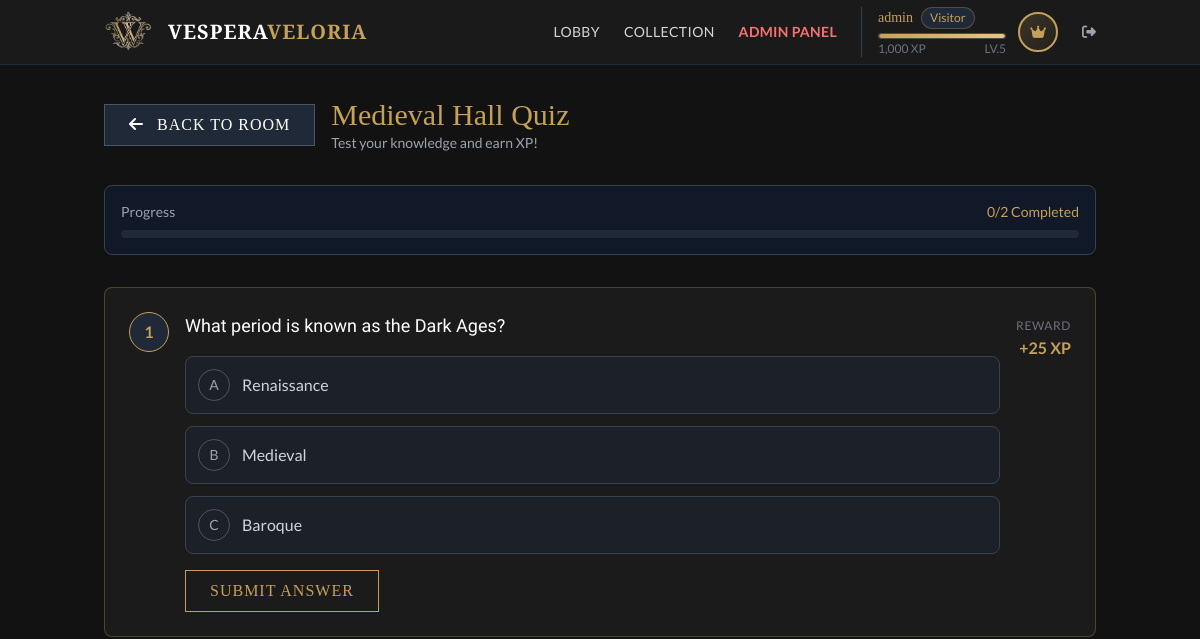
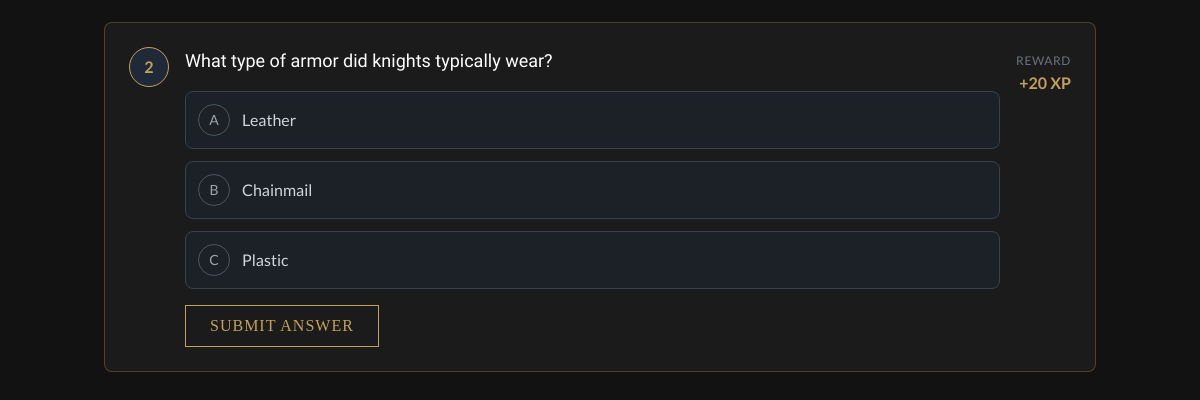
Before: /public/lobby/quiz.php?room_id=1 (signed in) with the older database file (2 pictures, top to bottom).
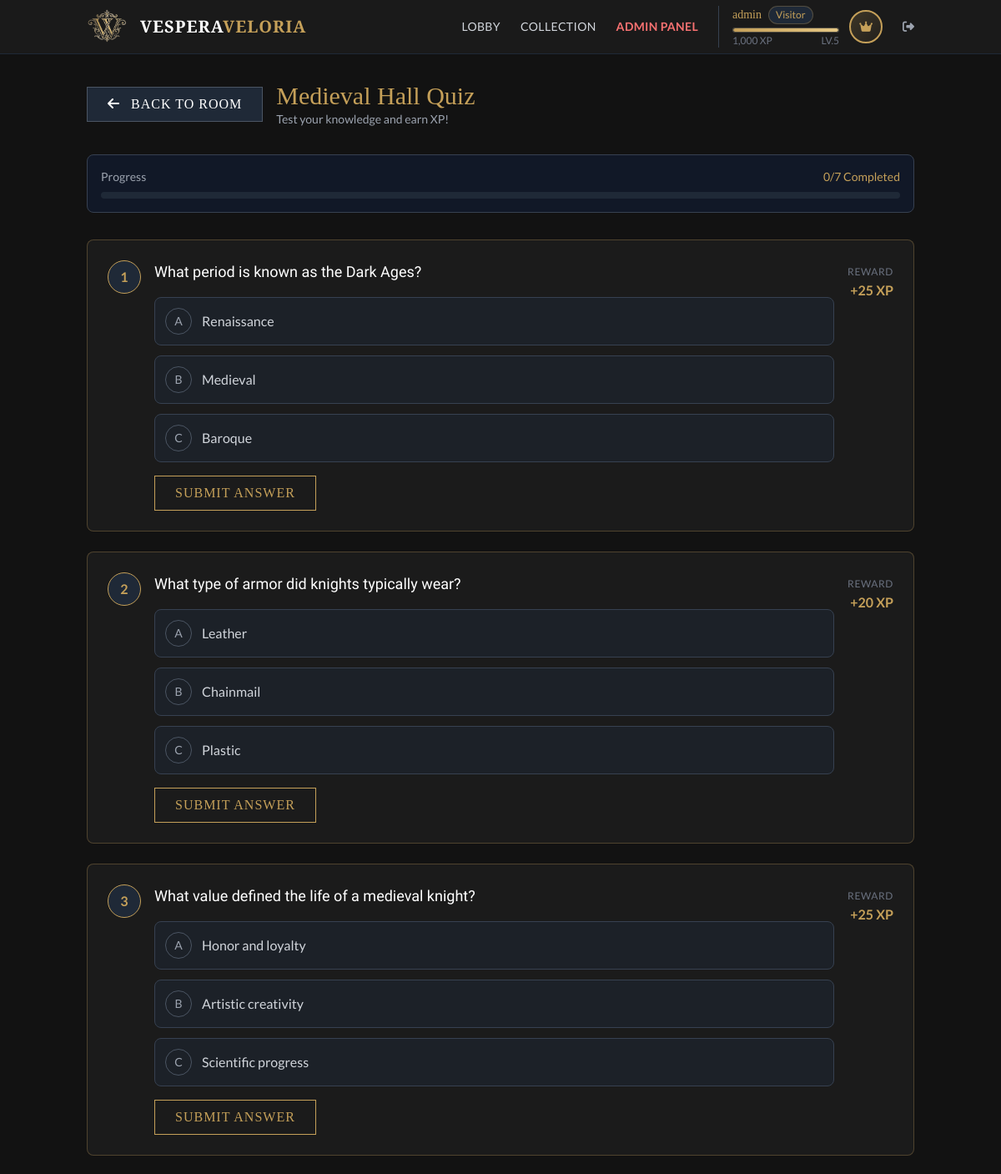
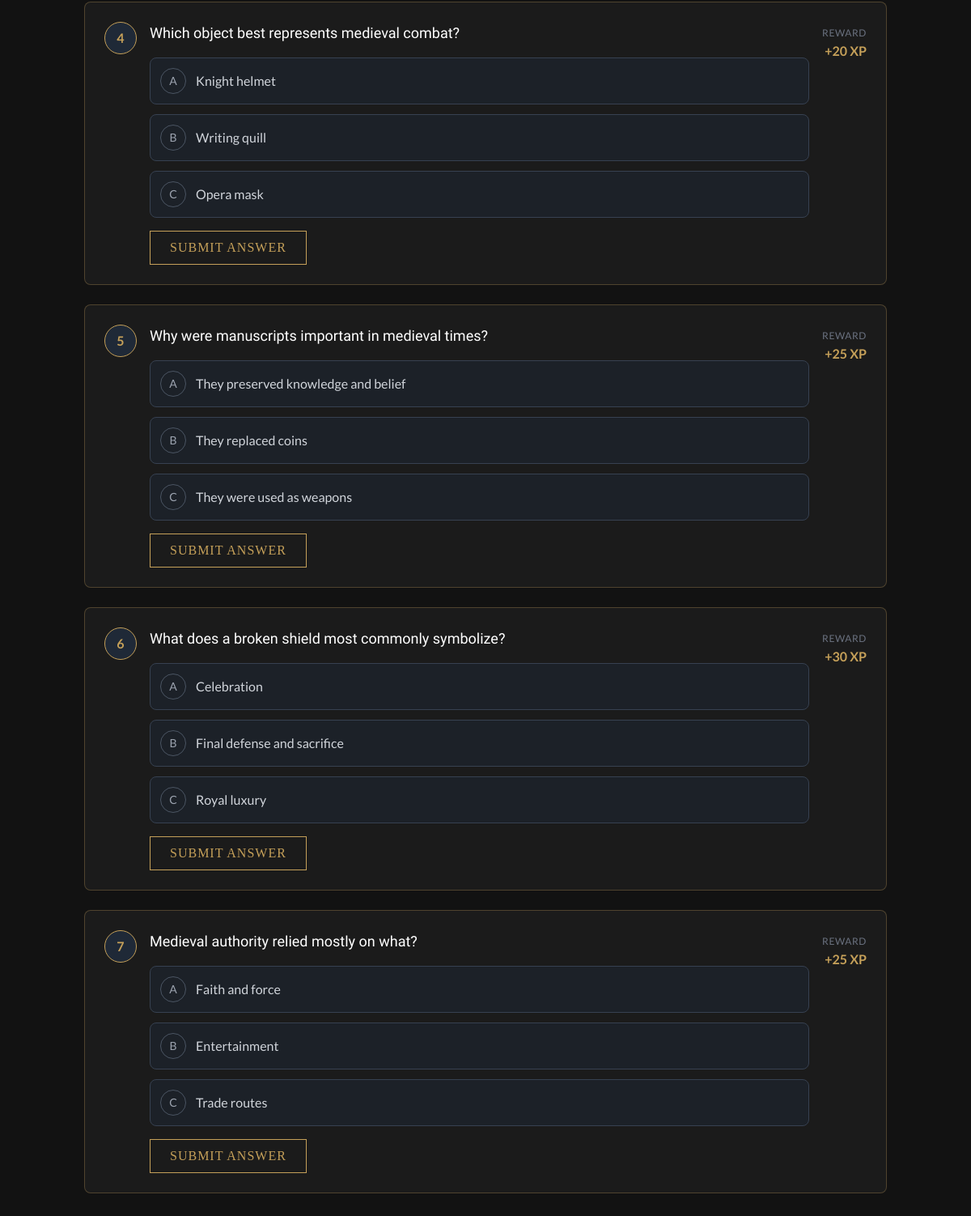
After: the same page with the newer database file (2 pictures, top to bottom).
### tables this page shows
CREATE TABLE `rooms` (
  `id` int(11) NOT NULL,
  `name` varchar(100) NOT NULL,
  `description` text DEFAULT NULL,
  `min_level` int(11) DEFAULT 1,
  `image_url` varchar(255) DEFAULT NULL,
  `hidden_artifact_name` varchar(100) DEFAULT NULL,
  `hidden_artifact_desc` text DEFAULT NULL,
  `hidden_artifact_image` varchar(255) DEFAULT NULL,
  `hidden_artifact_xp` int(11) DEFAULT 100,
  `professor_dialogs` text DEFAULT NULL,
  `chest_position_top` varchar(10) DEFAULT '70%',
  `chest_position_left` varchar(10) DEFAULT '85%'
);

CREATE TABLE `quizzes` (
  `id` int(11) NOT NULL,
  `room_id` int(11) DEFAULT NULL,
  `question` text NOT NULL,
  `option_a` varchar(255) DEFAULT NULL,
  `option_b` varchar(255) DEFAULT NULL,
  `option_c` varchar(255) DEFAULT NULL,
  `correct_option` char(1) DEFAULT NULL,
  `xp_reward` int(11) DEFAULT 20
);

### app/Models/Room.php (called while the page is built, shortened)
<?php
class Room {
    public static function findById($conn, $id) {
        $stmt = $conn->prepare("SELECT * FROM rooms WHERE id = ?");
        $stmt->bind_param("i", $id);
        $stmt->execute();
        return $stmt->get_result()->fetch_assoc();
    }
}

### app/Models/Quiz.php (called while the page is built, shortened)
<?php
class Quiz {
    public static function getForUser($conn, $roomId, $userId) {
        $sql = "SELECT q.*,
                (SELECT COUNT(*) FROM user_quizzes WHERE user_id = ? AND quiz_id = q.id) as is_answered,
                (SELECT is_correct FROM user_quizzes WHERE user_id = ? AND quiz_id = q.id LIMIT 1) as user_is_correct
                FROM quizzes q WHERE q.room_id = ? ORDER BY q.id";
        $stmt = $conn->prepare($sql);
        $stmt->bind_param("iii", $userId, $userId, $roomId);
        $stmt->execute();
        $result = $stmt->get_result();
        $quizzes = [];
        while ($row = $result->fetch_assoc()) {
            $quizzes[] = $row;
        }
        return $quizzes;
    }
}

### public/lobby/quiz.php (the view, shortened to what this page needs)
<?php
require_once '../../app/Config/database.php';
require_once '../../app/Models/Room.php';
require_once '../../app/Models/Quiz.php';
$room_id = intval($_GET['room_id']);
$user_id = $_SESSION['user_id'];
$room = Room::findById($conn, $room_id);
$raw_quizzes = Quiz::getForUser($conn, $room_id, $user_id);
$quizzes = [];
$answered_count = 0;
$total_count = 0;
foreach ($raw_quizzes as $row) {
    $row['is_answered'] = $row['is_answered'] > 0;
    $total_count++;
    $quizzes[] = $row;
}
include '../header.php';
include '../navbar.php';
?>
<div class="flex-grow container mx-auto px-4 py-8">
    <div class="flex items-center gap-4 mb-8">
        <a href="room.php?id=<?php echo $room_id; ?>" class="btn-museum bg-gray-800 text-white border-gray-600 hover:bg-gold hover:text-black">
            <i class="fas fa-arrow-left mr-2"></i> Back to Room
        </a>
        <div>
            <h1 class="text-3xl text-gold font-serif"><?php echo $room['name']; ?> Quiz</h1>
            <p class="text-gray-400 text-sm">Test your knowledge and earn XP!</p>
        </div>
    </div>
    <div class="mb-8 p-4 bg-gray-900 rounded-lg border border-gray-700">
        <div class="flex justify-between items-center mb-2">
            <span class="text-gray-400 text-sm">Progress</span>
            <span class="text-gold text-sm"><?php echo $answered_count; ?>/<?php echo $total_count; ?> Completed</span>
        </div>
        <div class="w-full bg-gray-800 rounded-full h-2">
        </div>
    </div>
    <?php if (empty($quizzes)): ?>
        <div class="text-center py-20 bg-gray-900/50 rounded-lg border border-dashed border-gray-700">
            <i class="fas fa-question-circle text-6xl text-gray-700 mb-4"></i>
            <h3 class="text-xl text-gray-400 mb-2">No Quizzes Available</h3>
            <p class="text-gray-600">This room doesn't have any quizzes yet.</p>
        </div>
    <?php else: ?>
        <div class="space-y-6">
            <?php foreach ($quizzes as $index => $quiz): ?>
                <?php $is_answered = $quiz['is_answered']; ?>
                <div class="quiz-card museum-card p-6 rounded-lg <?php echo $is_answered ? 'opacity-60' : ''; ?>"
                     data-quiz-id="<?php echo $quiz['id']; ?>"
                     data-answered="<?php echo $is_answered ? 'true' : 'false'; ?>">
                    <div class="flex items-start gap-4">
                        <div class="w-10 h-10 rounded-full <?php echo $is_answered ? 'bg-green-900 border-green-500' : 'bg-gray-800 border-gold'; ?> border flex items-center justify-center flex-shrink-0">
                            <?php if ($is_answered): ?>
                                <i class="fas fa-check text-green-500"></i>
                            <?php else: ?>
                                <span class="text-gold font-bold"><?php echo $index + 1; ?></span>
                            <?php endif; ?>
                        </div>
                        <div class="flex-grow">
                            <h3 class="text-lg text-white mb-4"><?php echo htmlspecialchars($quiz['question']); ?></h3>
                            <?php if (!$is_answered): ?>
                                <div class="quiz-options space-y-3">
                                    <label class="quiz-option block cursor-pointer group">
                                        <div class="p-3 border border-gray-700 rounded-lg bg-gray-800/50 group-hover:border-gold transition flex items-center gap-3">
                                            <span class="w-8 h-8 rounded-full border border-gray-600 flex items-center justify-center text-sm text-gray-400 group-hover:border-gold group-hover:text-gold transition">A</span>
                                            <span class="text-gray-300"><?php echo htmlspecialchars($quiz['option_a']); ?></span>
                                        </div>
                                    </label>
                                    <label class="quiz-option block cursor-pointer group">
                                        <div class="p-3 border border-gray-700 rounded-lg bg-gray-800/50 group-hover:border-gold transition flex items-center gap-3">
                                            <span class="w-8 h-8 rounded-full border border-gray-600 flex items-center justify-center text-sm text-gray-400 group-hover:border-gold group-hover:text-gold transition">B</span>
                                            <span class="text-gray-300"><?php echo htmlspecialchars($quiz['option_b']); ?></span>
                                        </div>
                                    </label>
                                    <label class="quiz-option block cursor-pointer group">
                                        <div class="p-3 border border-gray-700 rounded-lg bg-gray-800/50 group-hover:border-gold transition flex items-center gap-3">
                                            <span class="w-8 h-8 rounded-full border border-gray-600 flex items-center justify-center text-sm text-gray-400 group-hover:border-gold group-hover:text-gold transition">C</span>
                                            <span class="text-gray-300"><?php echo htmlspecialchars($quiz['option_c']); ?></span>
                                        </div>
                                    </label>
                                </div>
                                <button class="btn-submit-quiz btn-museum mt-4" data-quiz-id="<?php echo $quiz['id']; ?>">
                                    Submit Answer
                                </button>
                            <?php endif; ?>
                        </div>
                        <div class="text-right flex-shrink-0">
                            <span class="text-xs text-gray-500 uppercase tracking-wider">Reward</span>
                            <div class="text-gold font-bold">+<?php echo $quiz['xp_reward']; ?> XP</div>
                        </div>
                    </div>
                </div>
            <?php endforeach; ?>
        </div>
    <?php endif; ?>
</div>

### public/header.php (shortened to what this page needs)
<!DOCTYPE html>
<html lang="en">
<head>
    <script src="https://cdn.tailwindcss.com"></script>
    <link rel="stylesheet" href="https://cdnjs.cloudflare.com/ajax/libs/font-awesome/6.4.0/css/all.min.css">
    <link rel="stylesheet" href="/project-akhir/public/assets/css/style.css">
</head>
<body class="bg-darker-bg text-gray-200 flex flex-col min-h-screen">

### public/navbar.php (shortened to what this page needs)
<?php
$isLoggedIn = isset($_SESSION['user_id']);
$username = $_SESSION['username'] ?? 'Visitor';
$level = $_SESSION['level'] ?? 1;
$xp_thresholds = [
    1 => ['min' => 0, 'max' => 100],
    2 => ['min' => 101, 'max' => 300],
    3 => ['min' => 301, 'max' => 600],
    4 => ['min' => 601, 'max' => 1000]
];
$rank_names = [
    1 => 'Visitor',
    2 => 'Explorer',
    3 => 'Historian',
    4 => 'Royal Curator'
];
$current_xp = $_SESSION['xp'] ?? 0;
$current_threshold = $xp_thresholds[$level] ?? $xp_thresholds[1];
$xp_progress = 0;
if ($level < 4) {
    $range = $current_threshold['max'] - $current_threshold['min'];
    $progress = $current_xp - $current_threshold['min'];
    $xp_progress = min(100, max(0, ($progress / $range) * 100));
} else {
    $xp_progress = 100;
}
$rank_name = $rank_names[$level] ?? 'Visitor';
$base_path = '/project-akhir/public';
?>
<nav class="bg-dark-bg border-b border-gray-800 sticky top-0 z-50">
    <div class="container mx-auto px-4">
        <div class="flex justify-between items-center h-16">
            <a href="<?php echo $base_path; ?>/index.php" class="flex items-center space-x-4">
                <img src="<?php echo $base_path; ?>/icon.png" alt="Museum Logo" class="h-12 w-12 mt-[-4px]">
                <span class="font-serif text-xl font-bold text-white tracking-wider">VESPERA<span class="text-gold">VELORIA</span></span>
            </a>
            <div class="hidden md:flex items-center space-x-6">
                <?php if ($isLoggedIn): ?>
                    <a href="<?php echo $base_path; ?>/lobby/" class="text-gray-300 hover:text-gold transition duration-300 font-sans uppercase text-sm tracking-wide">Lobby</a>
                    <a href="<?php echo $base_path; ?>/lobby/my_collection.php" class="text-gray-300 hover:text-gold transition duration-300 font-sans uppercase text-sm tracking-wide">Collection</a>
                    <?php if (isset($_SESSION['role']) && $_SESSION['role'] === 'admin'): ?>
                        <a href="<?php echo $base_path; ?>/../admin/" class="text-red-400 hover:text-red-300 transition duration-300 font-sans uppercase text-sm tracking-wide font-bold">Admin Panel</a>
                    <?php endif; ?>
                    <a href="<?php echo $base_path; ?>/profile.php" class="flex items-center space-x-3 ml-4 pl-4 border-l border-gray-700 hover:opacity-80 transition">
                        <div class="text-right">
                            <div class="flex items-center gap-2">
                                <span class="text-gold font-serif text-sm"><?php echo htmlspecialchars($username); ?></span>
                                <span id="rank-text-desktop" class="text-xs px-2 py-0.5 rounded-full bg-gray-800 border border-gold/30 text-gold"><?php echo $rank_name; ?></span>
                            </div>
                            <div class="w-32 mt-1">
                                <div class="xp-bar-container h-1.5 rounded-full bg-gray-800">
                                    <div id="xp-bar-fill-desktop" class="xp-bar-fill h-full rounded-full" style="width: <?php echo $xp_progress; ?>%" data-current-xp="<?php echo $current_xp; ?>" data-level="<?php echo $level; ?>"></div>
                                </div>
                                <div class="flex justify-between text-xs text-gray-500 mt-0.5">
                                    <span id="xp-text-desktop"><?php echo number_format($current_xp); ?> XP</span>
                                    <span id="level-text-desktop">LV.<?php echo $level; ?></span>
                                </div>
                            </div>
                        </div>
                        <div class="h-10 w-10 rounded-full bg-gradient-to-br from-gold/20 to-gold/5 border-2 border-gold flex items-center justify-center text-gold">
                            <i class="fas fa-crown text-sm"></i>
                        </div>
                    </a>
                    <a href="<?php echo $base_path; ?>/logout.php" class="ml-2 text-gray-400 hover:text-red-400 text-sm" title="Logout">
                        <i class="fas fa-sign-out-alt"></i>
                    </a>
                <?php else: ?>
                    <a href="<?php echo $base_path; ?>/login.php" class="text-gray-300 hover:text-gold transition duration-300 font-sans uppercase text-sm tracking-wide">Login</a>
                    <a href="<?php echo $base_path; ?>/register.php" class="btn-museum text-xs">Register</a>
                <?php endif; ?>
            </div>
        </div>
    </div>
</nav>

### public/assets/css/style.css (style rules this page uses)
:root { --color-gold: #c5a059; --color-gold-hover: #e6c885; --color-dark-bg: #1a1a1a; --color-darker-bg: #121212; --color-text: #e0e0e0; --color-parchment: #f0e6d2; }
body { font-family: "Lato", sans-serif; background-color: var(--color-darker-bg); color: var(--color-text); }
h1, h2, h3, h4, h5, h6, .font-serif { font-family: "Abhaya Libre", serif; }
.text-gold { color: var(--color-gold); }
.border-gold { border-color: var(--color-gold); }
.btn-museum { background: transparent; border: 1px solid var(--color-gold); color: var(--color-gold); padding: 0.5rem 1.5rem; transition: all 0.3s ease; font-family: "Cinzel", serif; letter-spacing: 1px; text-transform: uppercase; cursor: pointer; }
.museum-card { background: rgba(30, 30, 30, 0.8); border: 1px solid rgba(197, 160, 89, 0.3); transition: all 0.3s ease; }
.xp-bar-container { background: rgba(0, 0, 0, 0.5); border: 1px solid rgba(197, 160, 89, 0.3); border-radius: 9999px; overflow: hidden; }
.xp-bar-fill { background: linear-gradient( 90deg, var(--color-gold), var(--color-gold-hover) ); transition: width 0.5s ease-out; border-radius: 9999px; }

### public/header.php (style rules this page uses)
body { background-color: #121212; }

Changed rows visible on the page:
added quizzes: question "What value defined the life of a medieval knight?", option_a "Honor and loyalty", option_b "Artistic creativity", option_c "Scientific progress", xp_reward "25"
added quizzes: question "Which object best represents medieval combat?", option_a "Knight helmet", option_b "Writing quill", option_c "Opera mask", xp_reward "20"
added quizzes: question "Why were manuscripts important in medieval times?", option_a "They preserved knowledge and belief", option_b "They replaced coins", option_c "They were used as weapons", xp_reward "25"
added quizzes: question "What does a broken shield most commonly symbolize?", option_a "Celebration", option_b "Final defense and sacrifice", option_c "Royal luxury", xp_reward "30"
added quizzes: question "Medieval authority relied mostly on what?", option_a "Faith and force", option_b "Entertainment", option_c "Trade routes", xp_reward "25"
Other visible differences:
$total_count: "2" → "7"
